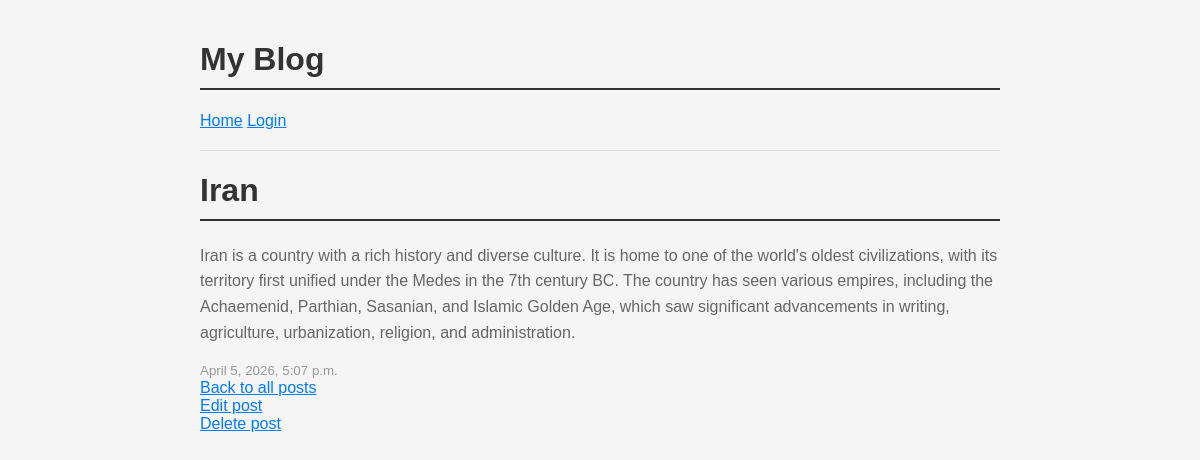
The page /blog/post/1/ on the database as committed earlier.
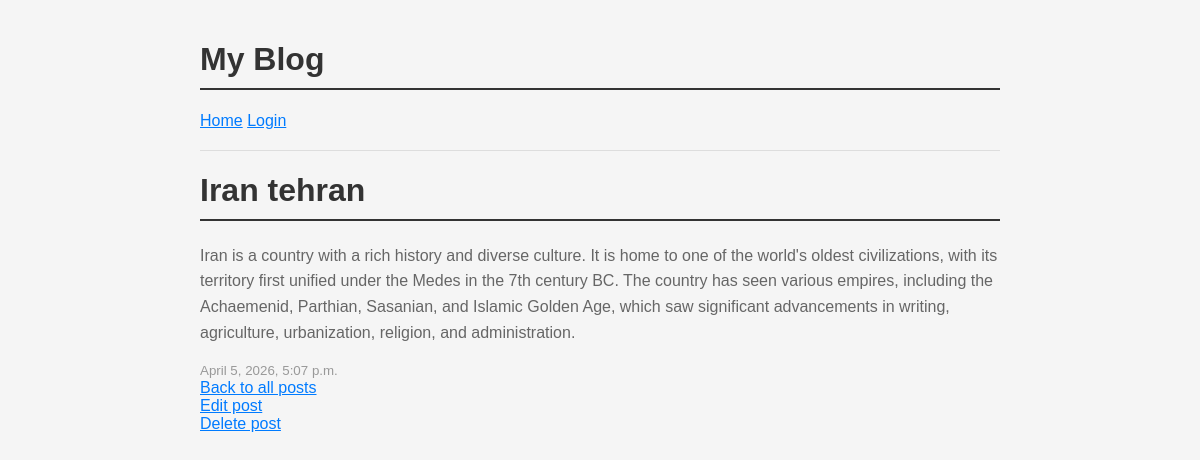
The same page on the database as committed later.
### blog/models.py (models this page shows, shortened)
class Post(models.Model):
    title = models.CharField(max_length=200)
    body = models.TextField()
    created_at = models.DateTimeField(auto_now_add=True)

### blog/views.py (the view)
# urls.py: path('post/<int:pk>/', views.post_detail, name='post_detail'),
def post_detail(request, pk):
    post = get_object_or_404(Post, pk=pk)
    return render(request, 'blog/post_detail.html', {'post': post})

### blog/templates/blog/post_detail.html
{% extends 'blog/base.html' %}
{% block content %}
    <h1>{{ post.title }}</h1>
    <p>{{ post.body }}</p>
    <small>{{ post.created_at }}</small>
    <br>
    <a href="{% url 'post_list' %}">Back to all posts</a>
    <br>
    <a href="{% url 'post_edit' pk=post.pk %}">Edit post</a>
    <br>
    <a href="{% url 'post_delete' pk=post.pk %}">Delete post</a>
 {% endblock %}

Rows that differ between the two databases and show on the page:
changed Post: title "Iran" → "Iran tehran"
